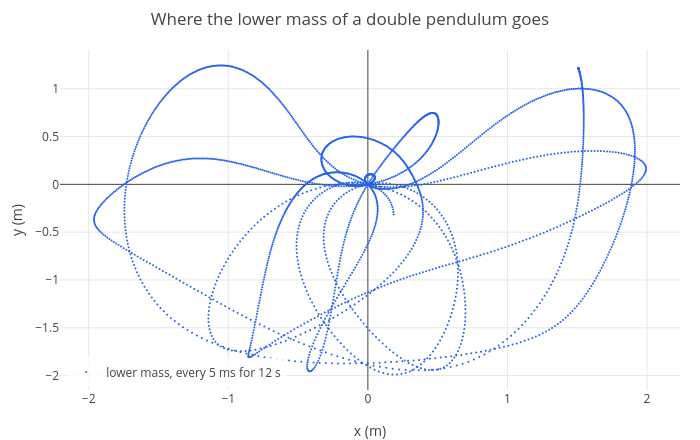

Notebook code for this chart:
### Markdown cell above
Nobody would want to get that right by drawing forces. Now take equal masses and 1 m rods, and start with both arms
high up, at 2 and 2.5 radians from the bottom:

### Code cell
m1 = 1; m2 = 1; l1 = 1; l2 = 1; g = 9.81;
f = eval(s);
D = odedata([w1, w2, f(1), f(2)], [q1 q2 w1 w2], t, [2, 2.5, 0, 0], 0, 12, 2400);
p = scatter(D, [t q1 q2 w1 w2], [sin(q1) + sin(q2), -cos(q1) - cos(q2)]);
p = legend(p, "lower mass, every 5 ms for 12 s");
labels(title(p, "Where the lower mass of a double pendulum goes"), "x (m)", "y (m)")

### Figure 1 — Plotly figure (JSON) as saved in the notebook; plotly's stock layout.template omitted (floating-point values rounded to 4 significant figures; data arrays with more than 128 entries replaced by an {"elided": "..."} marker saying what was removed)
{"data": [{"marker": {"color": "#2563eb", "size": 2}, "mode": "markers", "name": "lower mass, every 5 ms for 12 s", "type": "scatter", "x": {"elided": "2401 float values"}, "y": {"elided": "2401 float values"}}], "layout": {"height": 440, "legend": {"bgcolor": "rgba(255,255,255,0.8)", "x": 0.01, "xanchor": "left", "y": 0.01, "yanchor": "bottom"}, "margin": {"b": 50, "l": 60, "r": 20, "t": 50}, "showlegend": true, "title": {"text": "Where the lower mass of a double pendulum goes"}, "width": 700, "xaxis": {"title": {"text": "x (m)"}, "zeroline": true}, "yaxis": {"range": [-2.151, 1.405], "title": {"text": "y (m)"}, "zeroline": true}}}
